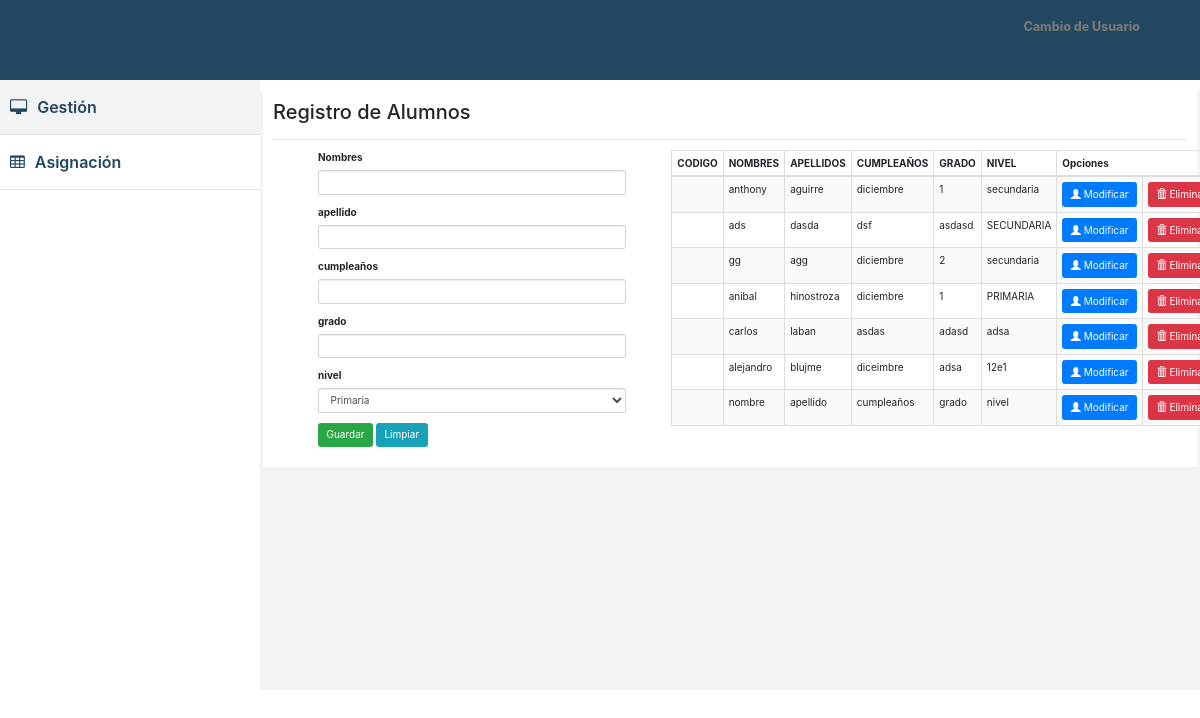
Page /index.php/alumno on the earlier database version.
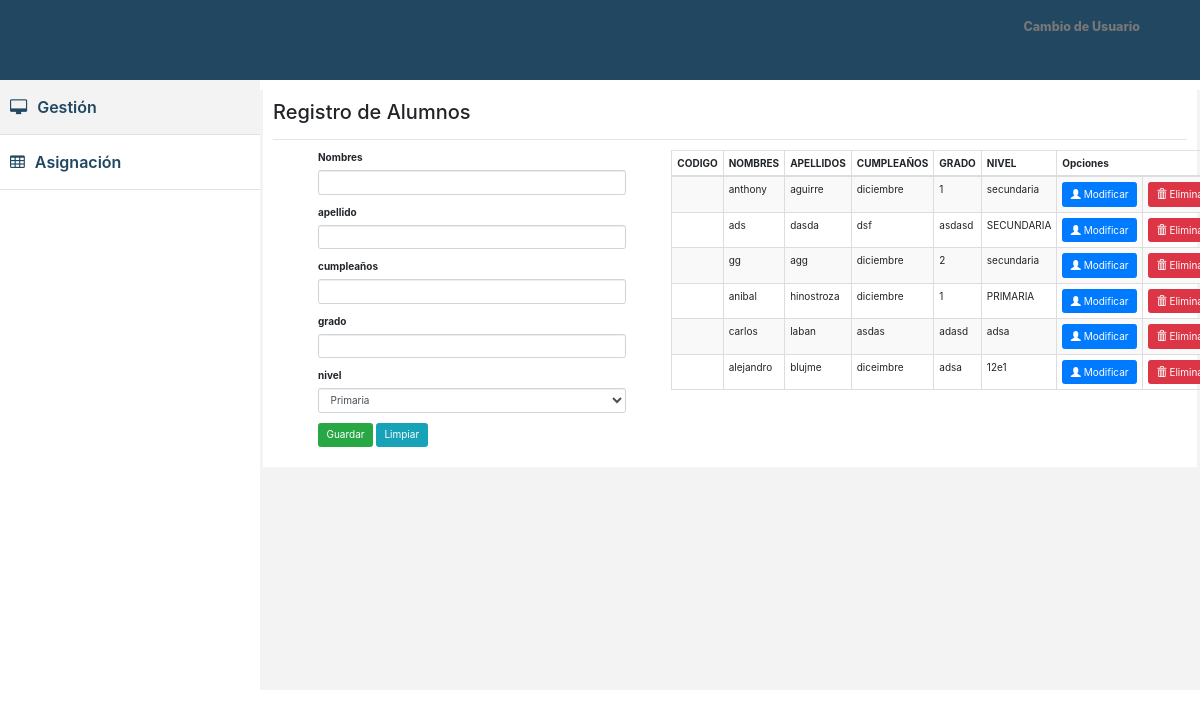
Same page on the later database version.
### tables this page shows
CREATE TABLE `tb_alumno` (
  `id_alumno` int(11) NOT NULL,
  `nombre` varchar(50) NOT NULL,
  `apellido` varchar(50) NOT NULL,
  `cumpleanos` varchar(50) NOT NULL,
  `grado` varchar(50) NOT NULL,
  `nivel` varchar(50) NOT NULL
);

### application/controllers/Alumno.php (called while the page is built, shortened)
<?php
class alumno extends CI_Controller {
    function __construct() {
        $this->load->model("m_alumno");
    }
    public function index() {
        $response["alumnos"] = $this->m_alumno->getAll();
        $this->load->view("alumnos", $response);
    }
}
?>

### index.php (called while the page is built, shortened)
<?php
require_once BASEPATH.'core/CodeIgniter.php';

### application/models/m_alumno.php (called while the page is built, shortened)
<?php
class m_alumno extends CI_Model {
    var $table = "tb_alumno";
    public function getAll() {
        $query = $this->db->get($this->table);
        return $query->result_array();
    }
}
?>

### application/views/alumnos.php (the view, shortened to what this page needs)
<div id="wrapper">
    <div id="page-wrapper" >
        <div id="page-inner">
            <div class="row">
                <div class="col-lg-12">
                    <h2>Registro de Alumnos</h2>
                </div>
            </div>
            <hr/>
            <div class="container-fluid">
                <div class="col-lg-5">
                    <form method="post" id="alumnoForm" name="alumnoForm">
                        <div class="form-group col-lg-12">
                            <label>Nombres</label>
                            <input type="text" name="nombre" id="nombre" class="form-control" required="true">
                        </div>
                        <div class="form-group col-lg-12">
                            <label>apellido</label>
                            <input type="text" name="apellido" id="apellido" class="form-control" required="true">
                        </div>
                        <div class="form-group col-lg-12">
                            <label>cumpleaños</label>
                            <input type="text" name="cumpleanos" id="cumpleanos" class="form-control" required="true">
                        </div>
                        <div class="form-group col-lg-12">
                            <label>grado</label>
                            <input type="text" name="grado" id="grado" class="form-control" required="true">
                        </div>
                        <div class="form-group col-lg-12">
                            <label>nivel</label>
                            <select class="form-control" id="nivel">
                                <option value="primaria">Primaria</option>
                            </select>
                        </div>
                        <div class="form-group col-lg-12">
                            <button type="button" class="btn btn-success" onclick="addAlumno()">Guardar</button>
                            <button type="reset" class="btn btn-info">Limpiar</button>
                        </div>
                    </form>
                </div>
                <div class="col-lg-7">
                    <table id="alumnoTable" border="1" class="table table-striped table-bordered table-hover table-condensed">
                        <thead>
                            <tr>
                                <th>CODIGO</th>
                                <th>NOMBRES</th>
                                <th>APELLIDOS</th>
                                <th>CUMPLEAÑOS</th>
                                <th>GRADO</th>
                                <th>NIVEL</th>
                                <th colspan="2">Opciones</th>
                            </tr>
                        </thead>
                        <tbody>
                            <?php foreach ($alumnos as $alumno) { ?>
                                <tr>
                                    <td><?php echo $alumno["cod_alumno"] ?></td>
                                    <td><?php echo $alumno["nombre"] ?></td>
                                    <td><?php echo $alumno["apellido"] ?></td>
                                    <td><?php echo $alumno["cumpleanos"] ?></td>
                                    <td><?php echo $alumno["grado"] ?></td>
                                    <td><?php echo $alumno["nivel"] ?></td>
                                    <td>
                                        <button onclick='getAlumno(<?php echo json_encode($alumno["id_alumno"]); ?>)' type="button" class="btn btn-primary">
                                            <span class ='glyphicon glyphicon-user'></span> Modificar
                                        </button>
                                    </td>
                                    <td>
                                        <button onclick='removeAlumno(<?php echo json_encode($alumno["id_alumno"]); ?>)' type="button" class="btn btn-danger">
                                            <span class ='glyphicon glyphicon-trash'></span> Eliminar
                                        </button>
                                    </td>
                                </tr>
                            <?php } ?>
                        </tbody>
                    </table>
                </div>
            </div>
        </div>
    </div>
</div>

Differences in the rows shown:
removed tb_alumno: nombre "nombre", apellido "apellido", cumpleanos "cumpleaños", grado "grado", nivel "nivel"
